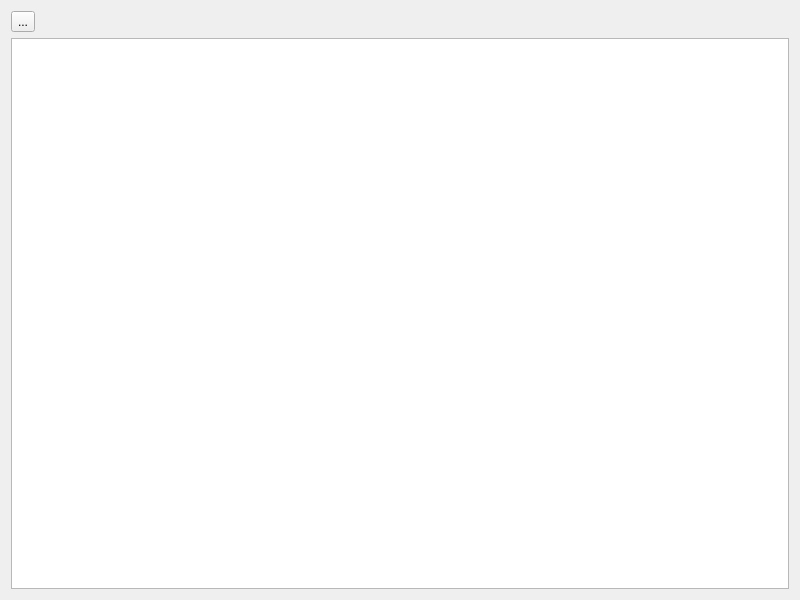
<?xml version="1.0" encoding="UTF-8"?>
<ui version="4.0">
 <class>FileBrowserWidget</class>
 <widget class="QWidget" name="FileBrowserWidget">
  <property name="geometry">
   <rect>
    <x>0</x>
    <y>0</y>
    <width>800</width>
    <height>600</height>
   </rect>
  </property>
  <property name="windowTitle">
   <string>Form</string>
  </property>
  <layout class="QHBoxLayout" name="horizontalLayout">
   <item>
    <layout class="QVBoxLayout" name="verticalLayout">
     <item>
      <widget class="QToolButton" name="chooseRoot">
       <property name="text">
        <string>...</string>
       </property>
      </widget>
     </item>
     <item>
      <widget class="QTreeView" name="treeView"/>
     </item>
    </layout>
   </item>
  </layout>
 </widget>
 <resources/>
 <connections/>
</ui>
